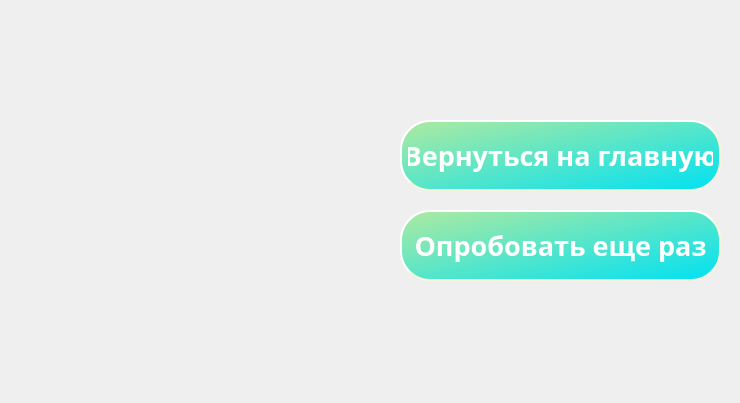
<?xml version="1.0" encoding="UTF-8"?>
<ui version="4.0">
 <class>Form</class>
 <widget class="QWidget" name="Form">
  <property name="geometry">
   <rect>
    <x>0</x>
    <y>0</y>
    <width>740</width>
    <height>403</height>
   </rect>
  </property>
  <property name="windowTitle">
   <string>Form</string>
  </property>
  <widget class="QLabel" name="label_7">
   <property name="geometry">
    <rect>
     <x>-80</x>
     <y>10</y>
     <width>541</width>
     <height>471</height>
    </rect>
   </property>
   <property name="text">
    <string/>
   </property>
   <property name="pixmap">
    <pixmap>end_joke.png</pixmap>
   </property>
  </widget>
  <widget class="QPushButton" name="mainreturnpushButton">
   <property name="enabled">
    <bool>true</bool>
   </property>
   <property name="geometry">
    <rect>
     <x>400</x>
     <y>120</y>
     <width>321</width>
     <height>71</height>
    </rect>
   </property>
   <property name="font">
    <font>
     <family>Intro Bold</family>
     <pointsize>20</pointsize>
     <weight>75</weight>
     <italic>false</italic>
     <bold>true</bold>
    </font>
   </property>
   <property name="styleSheet">
    <string notr="true">background:qlineargradient(spread:pad, x1:0, y1:0, x2:1, y2:1, stop:0 rgba(174, 234, 160, 255), stop:1 rgba(0, 225, 243, 255));
     border-style: outset;
     border-width: 2px;
     border-radius: 30px;
     border-color: beige;
     min-width: 10em;
     color: white;
 padding: 6px;</string>
   </property>
   <property name="text">
    <string>Вернуться на главную</string>
   </property>
  </widget>
  <widget class="QPushButton" name="cipherreturnpushButton">
   <property name="geometry">
    <rect>
     <x>400</x>
     <y>210</y>
     <width>321</width>
     <height>71</height>
    </rect>
   </property>
   <property name="font">
    <font>
     <family>Intro Bold</family>
     <pointsize>20</pointsize>
     <weight>75</weight>
     <italic>false</italic>
     <bold>true</bold>
    </font>
   </property>
   <property name="styleSheet">
    <string notr="true">background:qlineargradient(spread:pad, x1:0, y1:0, x2:1, y2:1, stop:0 rgba(174, 234, 160, 255), stop:1 rgba(0, 225, 243, 255));
     border-style: outset;
     border-width: 2px;
     border-radius: 30px;
     border-color: beige;
     min-width: 10em;
     color: white;
 padding: 6px;</string>
   </property>
   <property name="text">
    <string>Опробовать еще раз</string>
   </property>
  </widget>
 </widget>
 <resources/>
 <connections/>
</ui>
